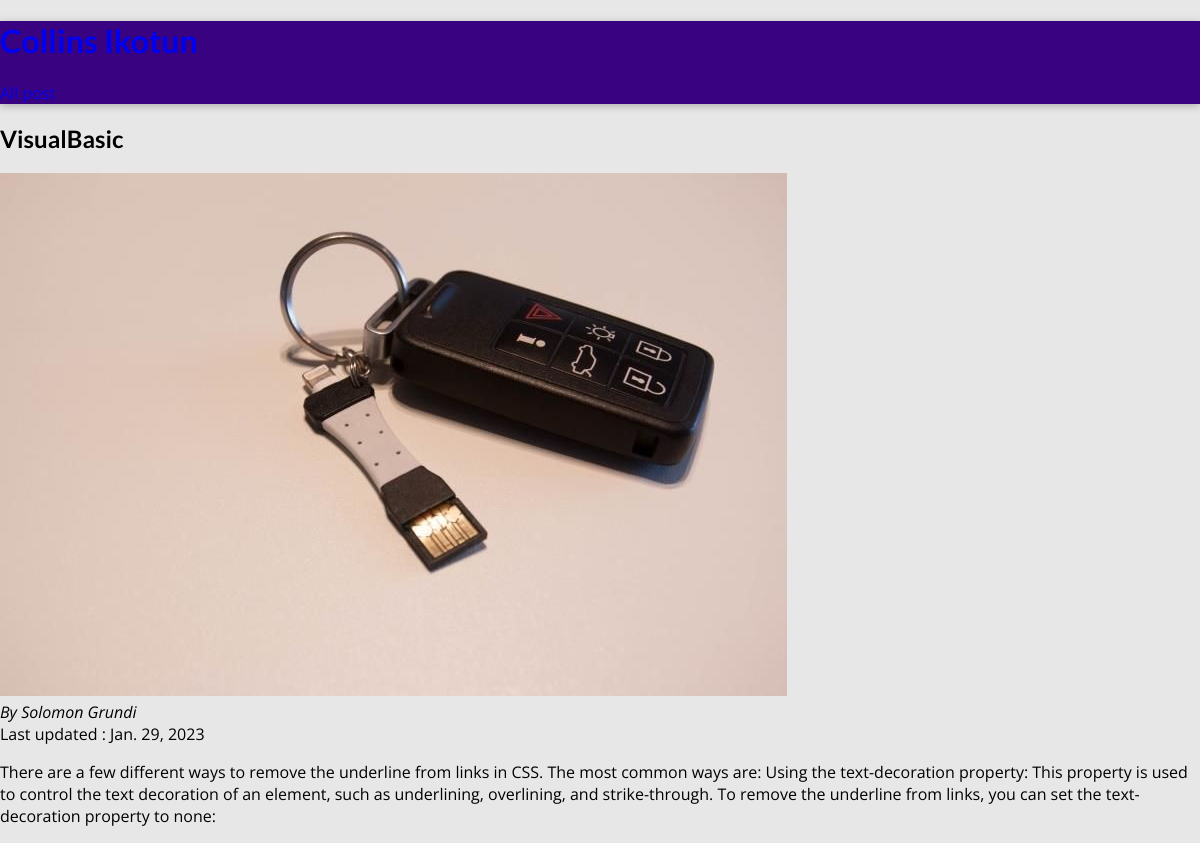
Screenshot of /allposts/visualbasic/ with the database file from the repository.
### Blog/models.py (models this page shows, shortened)
class Post(models.Model):
    title = models.CharField(max_length=200)
    excerpt = models.CharField(max_length=400)
    content = models.TextField(max_length=1000)
    author = models.ForeignKey(Author, on_delete=models.SET_NULL, null=True)
    slug = models.SlugField(unique=True, db_index=True)
    Tags = models.ManyToManyField(Tag)
    date = models.DateField(auto_now=True)
    image = models.CharField(max_length=100, null=True)
    class Meta:
        verbose_name = "Post"
        verbose_name_plural = "Posts"

class Author(models.Model):
    first_name = models.CharField(max_length=100)
    last_name = models.CharField(max_length=100)
    ''' better readable format'''
    def __str__(self):
        return f"{self.first_name} {self.last_name}"
    class Meta:
        verbose_name = "Author"
        verbose_name_plural = "Authors"

### Blog/views.py (the view)
# urls.py: path('allposts/<str:slug>/', views.post_detail, name="post-detail")
def post_detail(request, slug):
   post = Post.objects.get(slug=slug)
   return render(request, "Blog/post-detail.html", {
      "post" : post
   })

### template/Blog/post-detail.html (shortened to what this page needs)
{% extends "./base.html"%}
{% load static %}
{% block css_files %}
    <link rel="stylesheet" href="{% static "all-posts.css" %}">
{% endblock %}
{% block content %}
<section id="summary">
    <h2>{{post.title}}</h2>
    <article>
        <img src="{% static "images/"|add:post.image %}" alt="post title">
        <address>By {{post.author}}</address>
        <div>
            Last updated :  {{post.date}}<br>
        </div>
    </article>
</section>
<main>
    <p>{{post.content}}</p>
</main>
{% endblock %}

### static/base.css (style rules this page uses)
* { box-sizing: border-box; }
html { font-family: 'Open Sans', 'Lato', sans-serif; }
body { margin: 0; }
h1, h2, h3 { font-family: 'Lato', sans-serif; font-weight: bold; }

### static/all-posts.css (style rules this page uses)
body { background-color: #e7e7e7; }

### rows the page displays
Post: title "VisualBasic", image (picture), author "Solomon Grundi", date "Jan. 29, 2023", content "There are a few different ways to remove the underline from links in CSS. The most common ways are: Using the text-decoration property: This property is used to control the text decoration of an element, such as underlining, overlining, and strike-through. To remove the underline from links, you can set the text-decoration property to none:"
